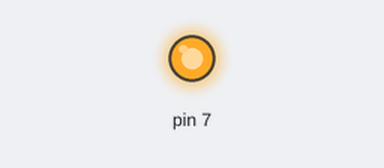
Bench run of a sketch on a simulated Arduino Uno, built with avr-gcc and run on an emulated ATmega328P. Parts: output pins drawn as LEDs (lit = HIGH). At 2.0 s the program stops and its outputs stay as they are.

Above: at 0.5 s.
At 1.85 s:
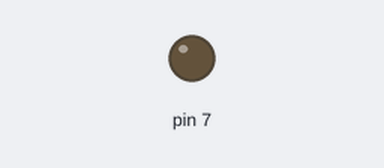
Timing chart, 0 to 3.0 s (numbered marks = the images above):
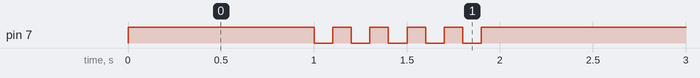

Measured:
- by itself, pin 7: repeats every 0.20 s: LOW 0.10 s, HIGH 0.10 s, until it stays HIGH from 1.9 s

The sketch:

05_practice_2.ino
```cpp
int i = 0;
void setup() {
  // put your setup code here, to run once:
  pinMode(7,OUTPUT);
  i = 0;
}

void loop() {
  // put your main code here, to run repeatedly:
  digitalWrite(7,true);
  delay(1000);

  while(i<5){
  digitalWrite(7,false);
  delay(100);
  digitalWrite(7,true);
  delay(100);
  i++;
  }
  while(1){}


}
```
